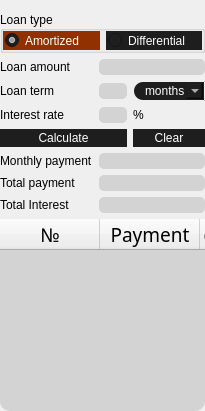
      <widget class="QWidget" name="loan_calc">
       <property name="styleSheet">
        <string notr="true">LoanCalc {
	background: rgb(152, 152, 152);
}
QTableWidget {
	font: 300 14pt &quot;Ubuntu Light&quot;;
	border-radius: 10px;
	background: rgb(211, 211, 211);
}
/* QPushButton */
QPushButton {
	border: 2px solid transparent;
	border-radius: 10px;
	font: 300 18pt &quot;Ubuntu Light&quot;;
    color: white;
	background: rgb(30, 30, 30);
}
QPushButton:hover {
    border:none;
}
QPushButton:pressed {
    background:rgb(145, 48, 0);
}
/*QLabel*/
QLabel {
	font: 300 18pt &quot;Ubuntu Light&quot;;
    color: black;
}
/* QRadioButton */
QRadioButton {
	border: 2px solid transparent;
	border-radius: 10px;
	font: 300 18pt &quot;Ubuntu Light&quot;;
    color: white;
	background: rgb(30, 30, 30);
}
QRadioButton:hover {
	padding-left: 2px;
    border:none;
}
QRadioButton:pressed {
    background:rgb(145, 48, 0);
}
QRadioButton:checked {
    background:rgb(145, 48, 0);
}
QLineEdit {
	font: 300 18pt &quot;Ubuntu Light&quot;;
	background: lightgray;
	border-radius: 5px;
}
QGroupBox {
	font: 300 18pt &quot;Ubuntu Light&quot;;
}

/*QComboBox*/
QComboBox {
	border: 2px solid transparent;
	border-top-left-radius: 10px;
	border-bottom-left-radius: 10px;
	font: 300 18pt &quot;Ubuntu Light&quot;;
    color: white;
	background: rgb(30, 30, 30);
	padding-left: 10px;
}
QComboBox:hover {
	padding-left:12px;
    border:none;
}
QComboBox QAbstractItemView {
    selection-background-color: darkgray;
	padding-left: 5px;
	background: rgb(152, 152, 152);
    color: black;
}</string>
       </property>
       <attribute name="title">
        <string> loan calc </string>
       </attribute>
       <layout class="QGridLayout" name="gridLayout_2">
        <property name="leftMargin">
         <number>0</number>
        </property>
        <property name="rightMargin">
         <number>0</number>
        </property>
        <property name="bottomMargin">
         <number>0</number>
        </property>
        <item row="3" column="1">
         <widget class="QLineEdit" name="interestRateEdit">
          <property name="sizePolicy">
           <sizepolicy hsizetype="Ignored" vsizetype="Fixed">
            <horstretch>0</horstretch>
            <verstretch>0</verstretch>
           </sizepolicy>
          </property>
         </widget>
        </item>
        <item row="3" column="0">
         <widget class="QLabel" name="label_3">
          <property name="text">
           <string>Interest rate</string>
          </property>
         </widget>
        </item>
        <item row="7" column="1" colspan="2">
         <widget class="QLineEdit" name="totalInterestField">
          <property name="readOnly">
           <bool>true</bool>
          </property>
         </widget>
        </item>
        <item row="2" column="2">
         <widget class="QComboBox" name="loanTermBox">
          <property name="styleSheet">
           <string notr="true">/*QComboBox*/
QComboBox {
	border: 2px solid transparent;
	border-top-left-radius: 10px;
	border-bottom-left-radius: 10px;
	font: 300 18pt &quot;Ubuntu Light&quot;;
    color: white;
	background: rgb(30, 30, 30);
	padding-left: 10px;
}
QComboBox:hover {
	padding-left:12px;
    border:none;
}
QComboBox QAbstractItemView {
    selection-background-color: darkgray;
	padding-left: 5px;
	background: rgb(152, 152, 152);
    color: black;
}</string>
          </property>
          <property name="insertPolicy">
           <enum>QComboBox::NoInsert</enum>
          </property>
          <property name="frame">
           <bool>false</bool>
          </property>
          <item>
           <property name="text">
            <string>months</string>
           </property>
          </item>
          <item>
           <property name="text">
            <string>years</string>
           </property>
          </item>
         </widget>
        </item>
        <item row="4" column="0" colspan="2">
         <widget class="QPushButton" name="btnCalcLoan">
          <property name="sizePolicy">
           <sizepolicy hsizetype="Ignored" vsizetype="Minimum">
            <horstretch>0</horstretch>
            <verstretch>0</verstretch>
           </sizepolicy>
          </property>
          <property name="focusPolicy">
           <enum>Qt::NoFocus</enum>
          </property>
          <property name="text">
           <string>Calculate</string>
          </property>
          <property name="shortcut">
           <string>=</string>
          </property>
         </widget>
        </item>
        <item row="6" column="1" colspan="2">
         <widget class="QLineEdit" name="totalPaymentField">
          <property name="readOnly">
           <bool>true</bool>
          </property>
         </widget>
        </item>
        <item row="8" column="0" colspan="3">
         <widget class="QTableWidget" name="paymentTable">
          <property name="sizePolicy">
           <sizepolicy hsizetype="Ignored" vsizetype="Expanding">
            <horstretch>0</horstretch>
            <verstretch>0</verstretch>
           </sizepolicy>
          </property>
          <property name="styleSheet">
           <string notr="true"/>
          </property>
          <property name="frameShape">
           <enum>QFrame::NoFrame</enum>
          </property>
          <property name="lineWidth">
           <number>0</number>
          </property>
          <property name="verticalScrollBarPolicy">
           <enum>Qt::ScrollBarAlwaysOff</enum>
          </property>
          <property name="horizontalScrollBarPolicy">
           <enum>Qt::ScrollBarAlwaysOff</enum>
          </property>
          <property name="editTriggers">
           <set>QAbstractItemView::NoEditTriggers</set>
          </property>
          <property name="selectionMode">
           <enum>QAbstractItemView::NoSelection</enum>
          </property>
          <attribute name="horizontalHeaderStretchLastSection">
           <bool>true</bool>
          </attribute>
          <attribute name="verticalHeaderVisible">
           <bool>false</bool>
          </attribute>
          <column>
           <property name="text">
            <string>№</string>
           </property>
           <property name="font">
            <font>
             <family>Ubuntu Light</family>
             <pointsize>14</pointsize>
            </font>
           </property>
           <property name="background">
            <color>
             <red>152</red>
             <green>152</green>
             <blue>152</blue>
            </color>
           </property>
          </column>
          <column>
           <property name="text">
            <string>Payment</string>
           </property>
           <property name="font">
            <font>
             <family>Ubuntu Light</family>
             <pointsize>14</pointsize>
             <bold>false</bold>
            </font>
           </property>
           <property name="background">
            <color>
             <red>152</red>
             <green>152</green>
             <blue>152</blue>
            </color>
           </property>
          </column>
          <column>
           <property name="text">
            <string>Ending Balance</string>
           </property>
           <property name="font">
            <font>
             <family>Ubuntu Light</family>
             <pointsize>14</pointsize>
            </font>
           </property>
           <property name="background">
            <color>
             <red>152</red>
             <green>152</green>
             <blue>152</blue>
            </color>
           </property>
          </column>
         </widget>
        </item>
        <item row="4" column="2">
         <widget class="QPushButton" name="btnClearLoan">
          <property name="sizePolicy">
           <sizepolicy hsizetype="Ignored" vsizetype="Fixed">
            <horstretch>0</horstretch>
            <verstretch>0</verstretch>
           </sizepolicy>
          </property>
          <property name="focusPolicy">
           <enum>Qt::NoFocus</enum>
          </property>
          <property name="text">
           <string>Clear</string>
          </property>
          <property name="shortcut">
           <string>Del</string>
          </property>
         </widget>
        </item>
        <item row="7" column="0">
         <widget class="QLabel" name="label_5">
          <property name="sizePolicy">
           <sizepolicy hsizetype="Minimum" vsizetype="Fixed">
            <horstretch>0</horstretch>
            <verstretch>0</verstretch>
           </sizepolicy>
          </property>
          <property name="text">
           <string>Total Interest</string>
          </property>
         </widget>
        </item>
        <item row="2" column="0">
         <widget class="QLabel" name="label_2">
          <property name="text">
           <string>Loan term</string>
          </property>
         </widget>
        </item>
        <item row="6" column="0">
         <widget class="QLabel" name="label_7">
          <property name="sizePolicy">
           <sizepolicy hsizetype="Minimum" vsizetype="Minimum">
            <horstretch>0</horstretch>
            <verstretch>0</verstretch>
           </sizepolicy>
          </property>
          <property name="text">
           <string>Total payment</string>
          </property>
         </widget>
        </item>
        <item row="0" column="0" colspan="3">
         <widget class="QGroupBox" name="groupBox">
          <property name="sizePolicy">
           <sizepolicy hsizetype="Expanding" vsizetype="Fixed">
            <horstretch>0</horstretch>
            <verstretch>0</verstretch>
           </sizepolicy>
          </property>
          <property name="title">
           <string>Loan type</string>
          </property>
          <property name="alignment">
           <set>Qt::AlignLeading|Qt::AlignLeft|Qt::AlignVCenter</set>
          </property>
          <layout class="QHBoxLayout" name="horizontalLayout_3">
           <property name="leftMargin">
            <number>0</number>
           </property>
           <property name="topMargin">
            <number>0</number>
           </property>
           <property name="rightMargin">
            <number>0</number>
           </property>
           <property name="bottomMargin">
            <number>0</number>
           </property>
           <item>
            <widget class="QRadioButton" name="btnAmortizedLoan">
             <property name="sizePolicy">
              <sizepolicy hsizetype="Minimum" vsizetype="Expanding">
               <horstretch>0</horstretch>
               <verstretch>0</verstretch>
              </sizepolicy>
             </property>
             <property name="focusPolicy">
              <enum>Qt::NoFocus</enum>
             </property>
             <property name="text">
              <string>Amortized</string>
             </property>
             <property name="shortcut">
              <string>Ctrl+A</string>
             </property>
             <property name="checked">
              <bool>true</bool>
             </property>
            </widget>
           </item>
           <item>
            <widget class="QRadioButton" name="btnDifferentialLoan">
             <property name="sizePolicy">
              <sizepolicy hsizetype="Minimum" vsizetype="Expanding">
               <horstretch>0</horstretch>
               <verstretch>0</verstretch>
              </sizepolicy>
             </property>
             <property name="focusPolicy">
              <enum>Qt::NoFocus</enum>
             </property>
             <property name="text">
              <string>Differential</string>
             </property>
             <property name="shortcut">
              <string>Ctrl+D</string>
             </property>
            </widget>
           </item>
          </layout>
         </widget>
        </item>
        <item row="1" column="1" colspan="2">
         <widget class="QLineEdit" name="loanAmountEdit"/>
        </item>
        <item row="2" column="1">
         <widget class="QLineEdit" name="loanTermEdit">
          <property name="sizePolicy">
           <sizepolicy hsizetype="Ignored" vsizetype="Fixed">
            <horstretch>0</horstretch>
            <verstretch>0</verstretch>
           </sizepolicy>
          </property>
         </widget>
        </item>
        <item row="5" column="0">
         <widget class="QLabel" name="label_6">
          <property name="sizePolicy">
           <sizepolicy hsizetype="Fixed" vsizetype="Preferred">
            <horstretch>0</horstretch>
            <verstretch>0</verstretch>
           </sizepolicy>
          </property>
          <property name="text">
           <string>Monthly payment</string>
          </property>
         </widget>
        </item>
        <item row="3" column="2">
         <widget class="QLabel" name="label_4">
          <property name="sizePolicy">
           <sizepolicy hsizetype="Maximum" vsizetype="Preferred">
            <horstretch>0</horstretch>
            <verstretch>0</verstretch>
           </sizepolicy>
          </property>
          <property name="text">
           <string>%</string>
          </property>
         </widget>
        </item>
        <item row="5" column="1" colspan="2">
         <widget class="QLineEdit" name="monthlyPaymentField">
          <property name="readOnly">
           <bool>true</bool>
          </property>
         </widget>
        </item>
        <item row="1" column="0">
         <widget class="QLabel" name="label">
          <property name="text">
           <string>Loan amount</string>
          </property>
         </widget>
        </item>
       </layout>
      </widget>
